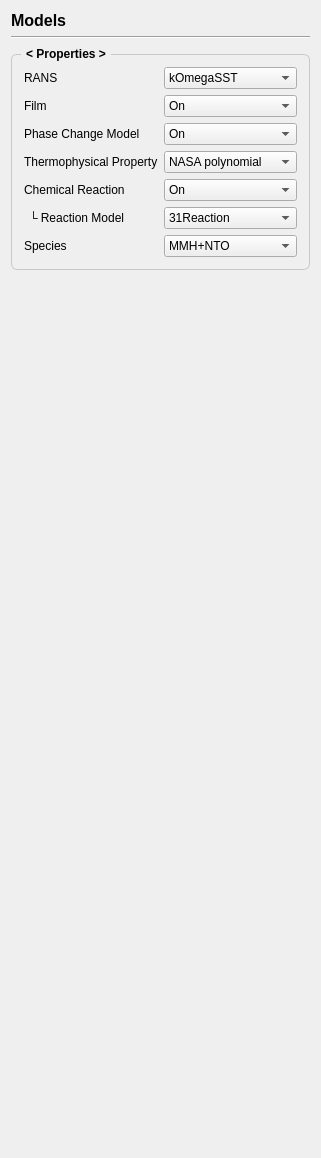
         <widget class="QWidget" name="page_models">
          <layout class="QVBoxLayout" name="verticalLayout_8">
           <item>
            <widget class="QLabel" name="title_3">
             <property name="font">
              <font>
               <pointsize>12</pointsize>
               <bold>true</bold>
              </font>
             </property>
             <property name="text">
              <string>Models</string>
             </property>
            </widget>
           </item>
           <item>
            <widget class="Line" name="line_6">
             <property name="orientation">
              <enum>Qt::Orientation::Horizontal</enum>
             </property>
            </widget>
           </item>
           <item>
            <widget class="QGroupBox" name="groupBox_10">
             <property name="font">
              <font>
               <pointsize>9</pointsize>
               <bold>true</bold>
              </font>
             </property>
             <property name="styleSheet">
              <string notr="true">QGroupBox {
    border: 1px solid;
    border-radius: 6;
    margin-top: 9;
    border-color : #c8c8c8;
	padding: 3;   
}
QGroupBox::title {
    subcontrol-origin: margin;
    subcontrol-position: top left;
    left: 10;
    padding: 2 3;
}</string>
             </property>
             <property name="title">
              <string>&lt; Properties &gt;</string>
             </property>
             <layout class="QGridLayout" name="gridLayout_16" columnstretch="1,1,0">
              <item row="2" column="0">
               <widget class="QLabel" name="label_69">
                <property name="font">
                 <font>
                  <pointsize>9</pointsize>
                  <bold>false</bold>
                 </font>
                </property>
                <property name="text">
                 <string>Phase Change Model</string>
                </property>
               </widget>
              </item>
              <item row="4" column="2">
               <widget class="QComboBox" name="comboBox_7">
                <property name="font">
                 <font>
                  <pointsize>9</pointsize>
                  <bold>false</bold>
                 </font>
                </property>
                <item>
                 <property name="text">
                  <string>On</string>
                 </property>
                </item>
                <item>
                 <property name="text">
                  <string>Off</string>
                 </property>
                </item>
               </widget>
              </item>
              <item row="6" column="0">
               <widget class="QLabel" name="label_81">
                <property name="enabled">
                 <bool>true</bool>
                </property>
                <property name="font">
                 <font>
                  <pointsize>9</pointsize>
                  <bold>false</bold>
                 </font>
                </property>
                <property name="text">
                 <string>└ Reaction Model</string>
                </property>
                <property name="indent">
                 <number>5</number>
                </property>
               </widget>
              </item>
              <item row="0" column="2">
               <widget class="QComboBox" name="comboBox_2">
                <property name="font">
                 <font>
                  <pointsize>9</pointsize>
                  <bold>false</bold>
                 </font>
                </property>
                <property name="currentIndex">
                 <number>2</number>
                </property>
                <item>
                 <property name="text">
                  <string>kEpsilon</string>
                 </property>
                </item>
                <item>
                 <property name="text">
                  <string>kOmega</string>
                 </property>
                </item>
                <item>
                 <property name="text">
                  <string>kOmegaSST </string>
                 </property>
                </item>
               </widget>
              </item>
              <item row="7" column="0">
               <widget class="QLabel" name="label_76">
                <property name="font">
                 <font>
                  <pointsize>9</pointsize>
                  <bold>false</bold>
                 </font>
                </property>
                <property name="text">
                 <string>Species</string>
                </property>
               </widget>
              </item>
              <item row="4" column="0">
               <widget class="QLabel" name="label_75">
                <property name="font">
                 <font>
                  <pointsize>9</pointsize>
                  <bold>false</bold>
                 </font>
                </property>
                <property name="text">
                 <string>Chemical Reaction</string>
                </property>
               </widget>
              </item>
              <item row="7" column="2">
               <widget class="QComboBox" name="comboBox_8">
                <property name="font">
                 <font>
                  <pointsize>9</pointsize>
                  <bold>false</bold>
                 </font>
                </property>
                <item>
                 <property name="text">
                  <string>MMH+NTO</string>
                 </property>
                </item>
               </widget>
              </item>
              <item row="3" column="0">
               <widget class="QLabel" name="label_74">
                <property name="font">
                 <font>
                  <pointsize>9</pointsize>
                  <bold>false</bold>
                 </font>
                </property>
                <property name="text">
                 <string>Thermophysical Property</string>
                </property>
               </widget>
              </item>
              <item row="3" column="2">
               <widget class="QComboBox" name="comboBox_6">
                <property name="font">
                 <font>
                  <pointsize>9</pointsize>
                  <bold>false</bold>
                 </font>
                </property>
                <item>
                 <property name="text">
                  <string>NASA polynomial</string>
                 </property>
                </item>
               </widget>
              </item>
              <item row="2" column="2">
               <widget class="QComboBox" name="comboBox_4">
                <property name="font">
                 <font>
                  <pointsize>9</pointsize>
                  <bold>false</bold>
                 </font>
                </property>
                <item>
                 <property name="text">
                  <string>On</string>
                 </property>
                </item>
                <item>
                 <property name="text">
                  <string>Off</string>
                 </property>
                </item>
               </widget>
              </item>
              <item row="1" column="2">
               <widget class="QComboBox" name="comboBox_3">
                <property name="font">
                 <font>
                  <pointsize>9</pointsize>
                  <bold>false</bold>
                 </font>
                </property>
                <item>
                 <property name="text">
                  <string>On</string>
                 </property>
                </item>
                <item>
                 <property name="text">
                  <string>Off</string>
                 </property>
                </item>
               </widget>
              </item>
              <item row="0" column="0">
               <widget class="QLabel" name="label">
                <property name="font">
                 <font>
                  <pointsize>9</pointsize>
                  <bold>false</bold>
                 </font>
                </property>
                <property name="text">
                 <string>RANS</string>
                </property>
               </widget>
              </item>
              <item row="1" column="0">
               <widget class="QLabel" name="label_5">
                <property name="font">
                 <font>
                  <pointsize>9</pointsize>
                  <bold>false</bold>
                 </font>
                </property>
                <property name="text">
                 <string>Film</string>
                </property>
               </widget>
              </item>
              <item row="6" column="2">
               <widget class="QComboBox" name="comboBox_10">
                <property name="enabled">
                 <bool>true</bool>
                </property>
                <property name="font">
                 <font>
                  <pointsize>9</pointsize>
                  <bold>false</bold>
                 </font>
                </property>
                <item>
                 <property name="text">
                  <string>31Reaction</string>
                 </property>
                </item>
                <item>
                 <property name="text">
                  <string>31Reaction+global</string>
                 </property>
                </item>
                <item>
                 <property name="text">
                  <string>51Reaction</string>
                 </property>
                </item>
               </widget>
              </item>
             </layout>
            </widget>
           </item>
           <item>
            <spacer name="verticalSpacer_6">
             <property name="orientation">
              <enum>Qt::Orientation::Vertical</enum>
             </property>
             <property name="sizeHint" stdset="0">
              <size>
               <width>20</width>
               <height>877</height>
              </size>
             </property>
            </spacer>
           </item>
          </layout>
         </widget>
